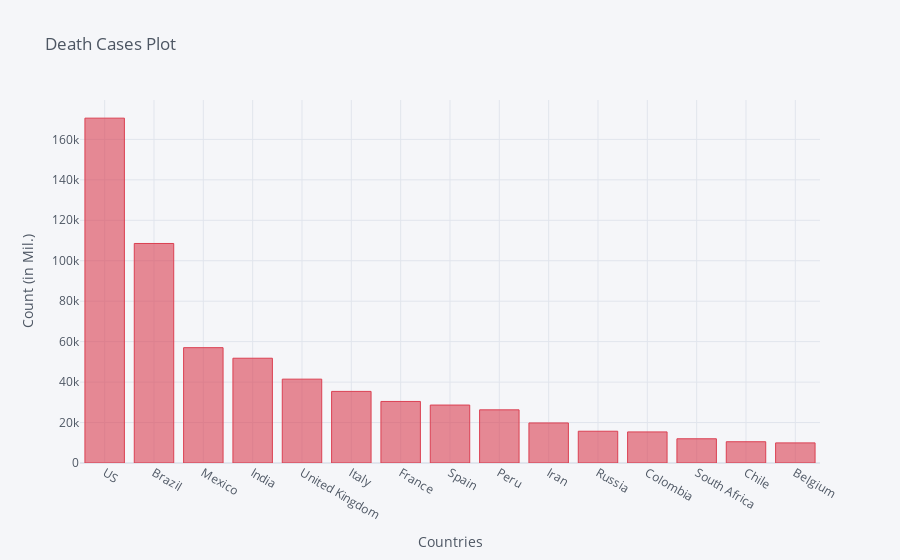

Notebook code for this chart:
### Code cell
death_df2_plot.iplot(kind='bar', x='Country/Region', y='8/17/20',color='red',
                    title='Death Cases Plot',xTitle='Countries',yTitle='Count (in Mil.)')

### Figure 1 — Plotly figure (JSON) as saved in the notebook; plotly's stock layout.template omitted (floating-point values rounded to 4 significant figures)
{"data": [{"marker": {"color": "rgba(219, 64, 82, 0.6)", "line": {"color": "rgba(219, 64, 82, 1.0)", "width": 1}}, "name": "8/17/20", "orientation": "v", "text": "", "type": "bar", "x": ["US", "Brazil", "Mexico", "India", "United Kingdom", "Italy", "France", "Spain", "Peru", "Iran", "Russia", "Colombia", "South Africa", "Chile", "Belgium"], "y": [170497, 108536, 57023, 51797, 41454, 35400, 30434, 28646, 26281, 19804, 15707, 15372, 11982, 10513, 9944]}], "layout": {"legend": {"bgcolor": "#F5F6F9", "font": {"color": "#4D5663"}}, "paper_bgcolor": "#F5F6F9", "plot_bgcolor": "#F5F6F9", "title": {"font": {"color": "#4D5663"}, "text": "Death Cases Plot"}, "xaxis": {"gridcolor": "#E1E5ED", "showgrid": true, "tickfont": {"color": "#4D5663"}, "title": {"font": {"color": "#4D5663"}, "text": "Countries"}, "zerolinecolor": "#E1E5ED"}, "yaxis": {"gridcolor": "#E1E5ED", "showgrid": true, "tickfont": {"color": "#4D5663"}, "title": {"font": {"color": "#4D5663"}, "text": "Count (in Mil.)"}, "zerolinecolor": "#E1E5ED"}}}
